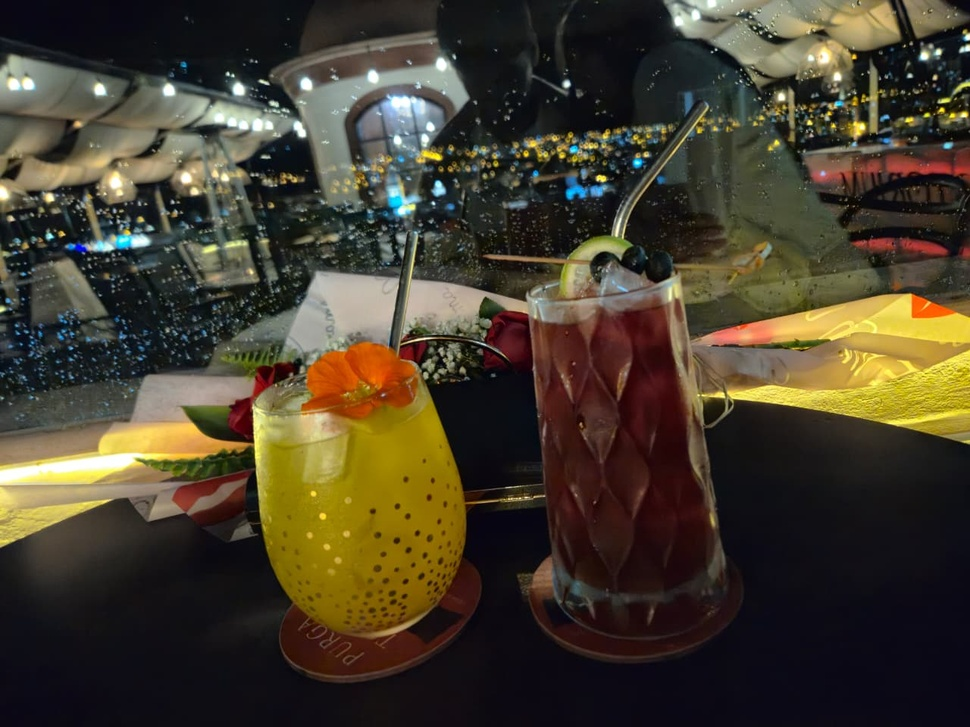
#> input picture colores.jpeg, 970 x 727 px, shrunk from 1280 x 960 before the run
$ jupyter execute clase.ipynb
#> lines starting #> are read from the running program, lines starting #| are printed output that depends on the picture; after the words box and inside, x2 and y2 are one past the last pixel; in counts of white or black regions, pixels touching at a corner belong together
[cell 1]
import cv2
import matplotlib.pyplot as plt
import numpy as np

imagen1 = cv2.imread('colores.jpeg')
#> imagen1 is the input picture: shape (727, 970, 3); mean B, G, R 45.4, 61.9, 69.9
img=cv2.cvtColor(imagen1, cv2.COLOR_BGR2RGB)
def RGB2HSV(img):
    img = img.astype(np.float32)
    img = img/255.
    new_img = np.zeros_like(img)

    maxChannel = np.argmax(img,axis=2)
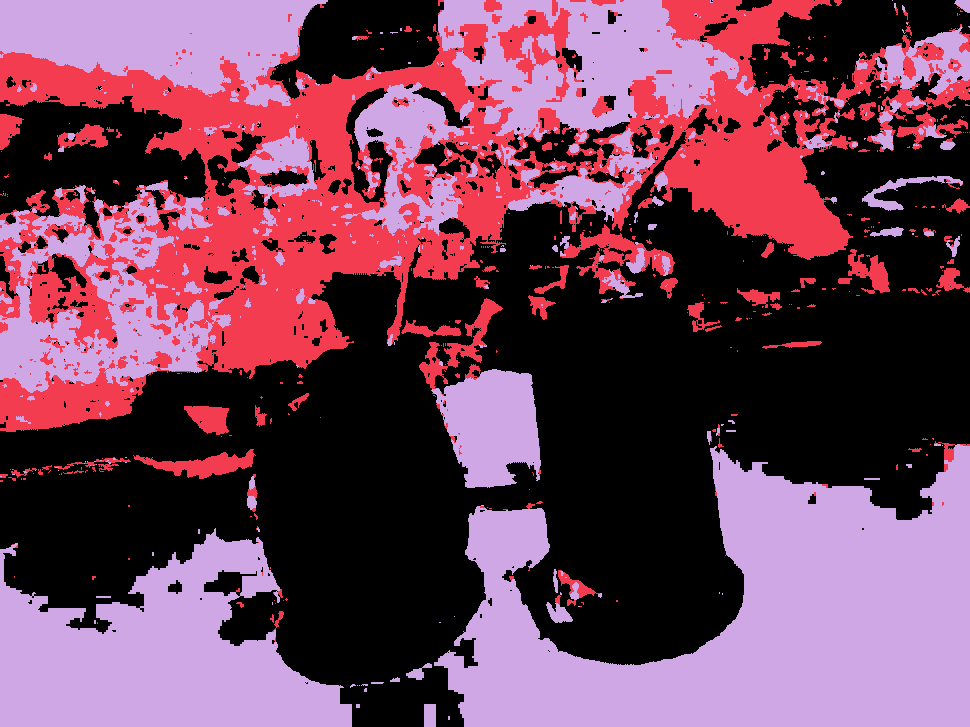
#> maxChannel: shape (727, 970) int64; 3 distinct labels, from 0 to 2; one colour per label, 0 black
    maxValue = np.amax(img,axis=2)
    minChannel = np.argmin(img,axis=2)
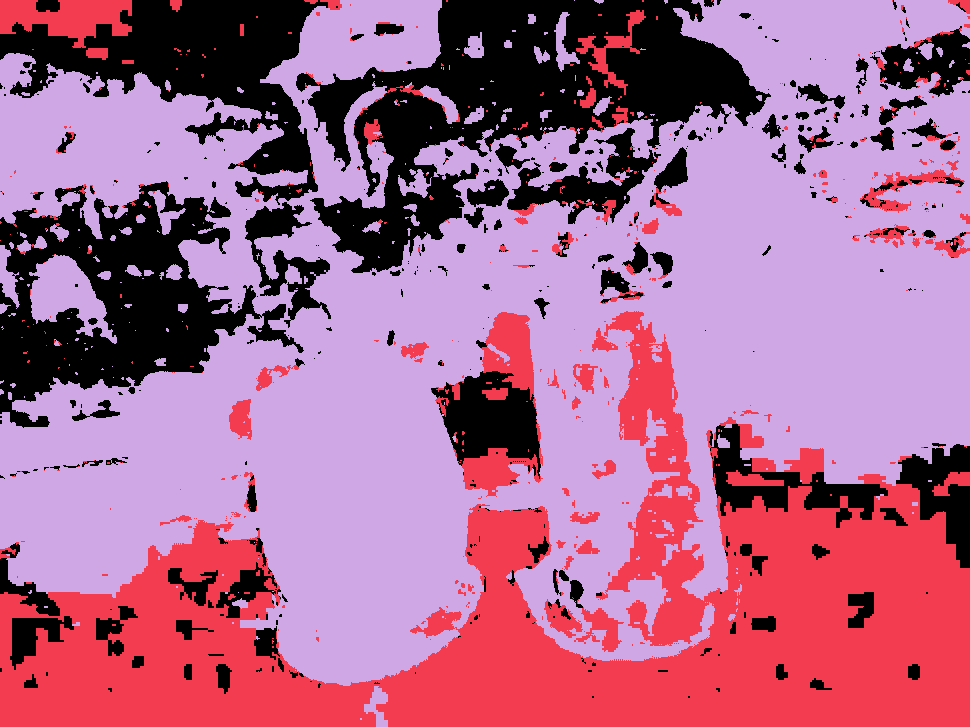
#> minChannel: shape (727, 970) int64; 3 distinct labels, from 0 to 2; one colour per label, 0 black
    minValue = np.amin(img,axis=2)
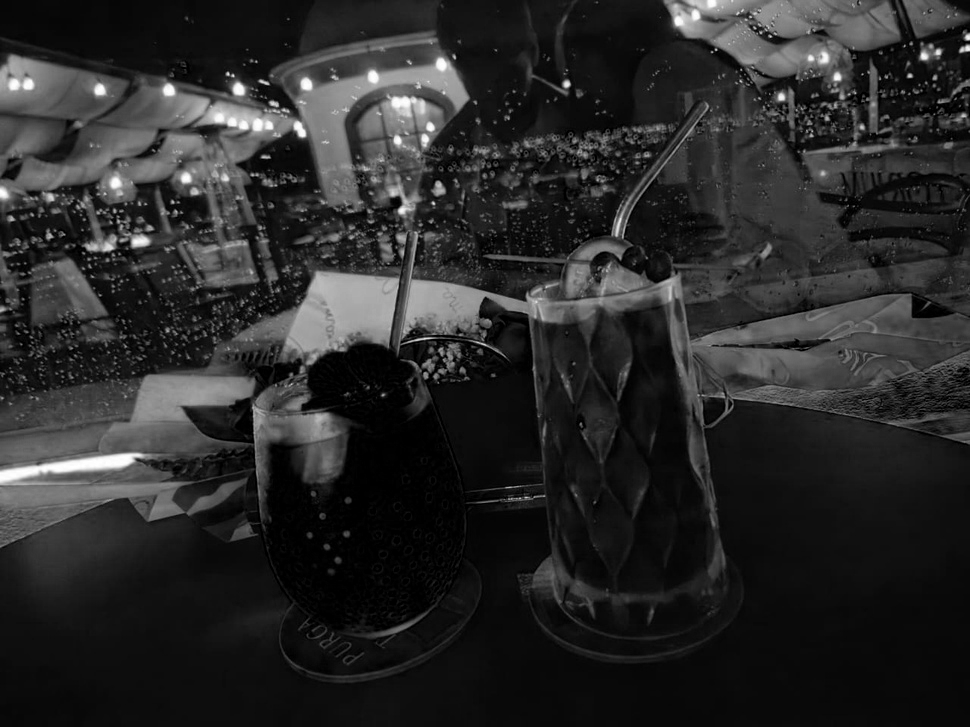
#> minValue: shape (727, 970) float32; min 0, max 1, mean 0.162
    #value
    new_img[...,2] = maxValue

    #saturation
    for i in range(img.shape[0]):
        for j in range(img.shape[1]):
            if maxValue[i,j]==0:
                new_img[i,j,1] = 0
            elif maxValue[i,j] != 0:
                new_img[i,j,1] = (new_img[i,j,2]-minValue[i,j])/new_img[i,j,2]
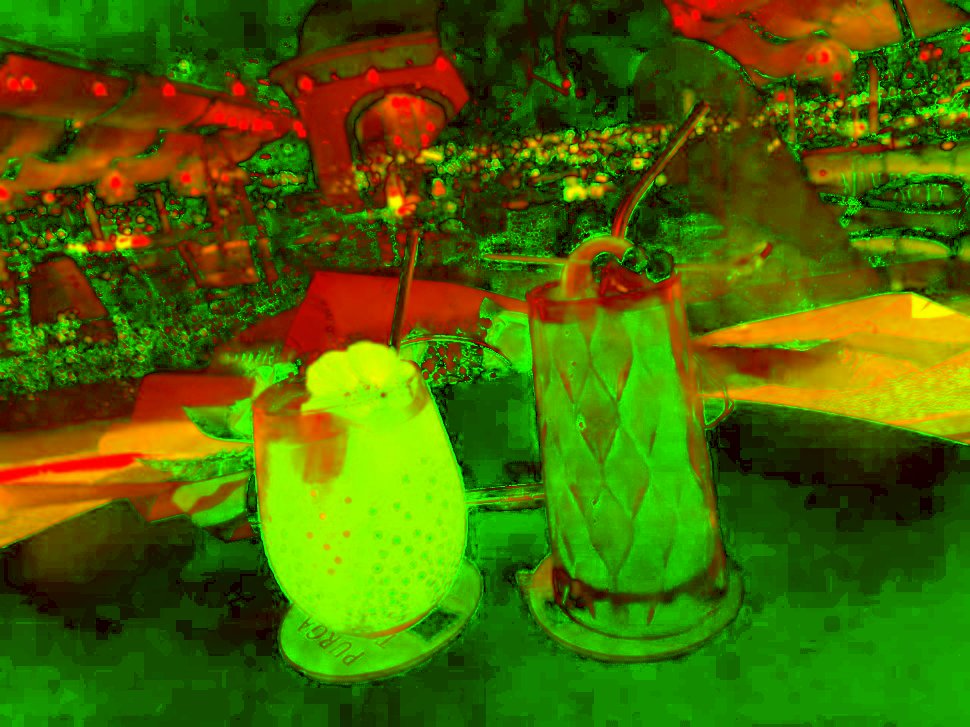
#> new_img: shape (727, 970, 3) float32; mean of channels 0, 1, 2 0, 0.406, 0.291; drawn as B, G, R

    #hue
    for i in range(img.shape[0]):
        for j in range(img.shape[1]):
            if sum(img[i,j,...])/3 == img[i,j,0]:
                new_img[i,j,0] = 0
            elif maxChannel[i,j] == 0: #R
                new_img[i,j,0] = 60 * ((img[i,j,1]-img[i,j,2])/(new_img[i,j,2]-minValue[i,j]))
            elif maxChannel[i,j] == 1: #G
                new_img[i,j,0] = 120 + 60 * (img[i,j,2]-img[i,j,0])/(new_img[i,j,2]-minValue[i,j])
            elif maxChannel[i,j] == 2: #B
                new_img[i,j,0] = 240 + 60 * (img[i,j,0]-img[i,j,1])/(new_img[i,j,2]-minValue[i,j])

        img2= new_img[...,0] < 0
        new_img[img2,0]   =  new_img[img2,0] + 360
#> this loop made 727 passes
#> pass 1, in RGB2HSV, `img2= new_img[...,0] < 0`:
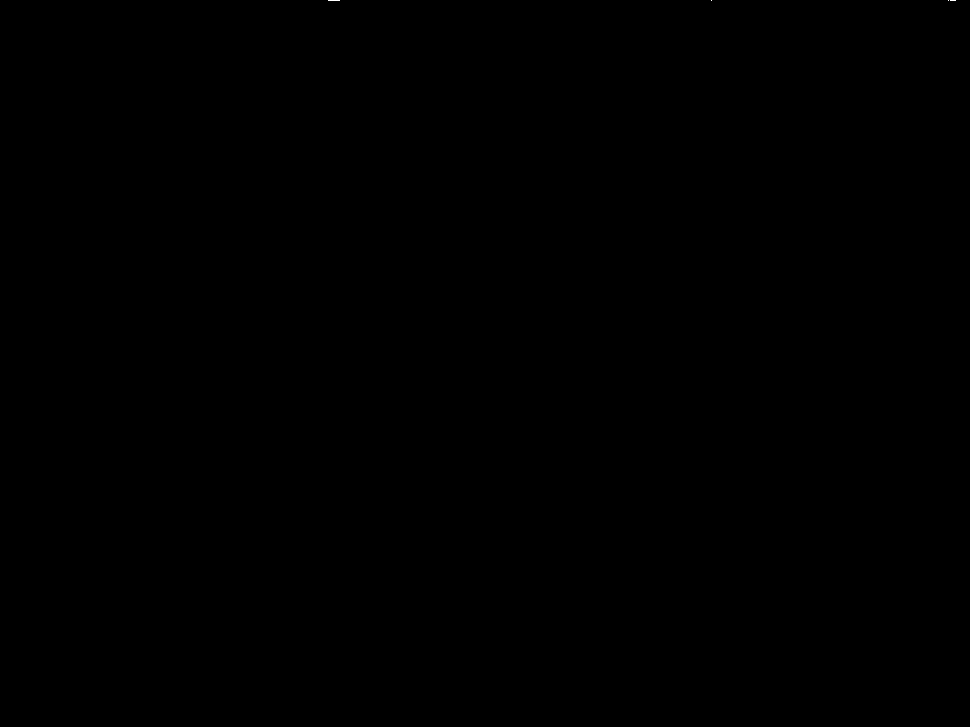
#> img2: shape (727, 970) bool; 0% white in thin lines or dots, all inside (x1, y1, x2, y2) = (328, 0, 956, 1)
#> after the loop:
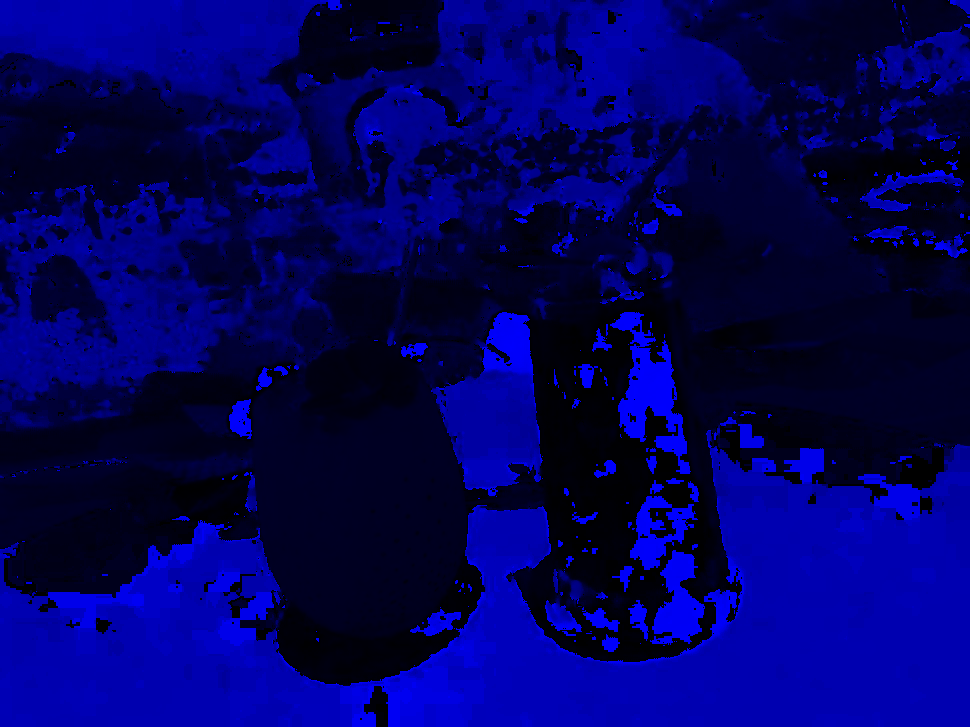
#> new_img: shape (727, 970, 3) float32; mean of channels 0, 1, 2 129.7, 0.4, 0.3; drawn with min black and max white
    return new_img

hsv_img = RGB2HSV(img)
fig,axs = plt.subplots(1,4,figsize=(25,10))
axs[0].imshow(img)
axs[0].set_title('Imagen Original')

fig_img=axs[1].imshow(hsv_img[...,0], cmap='gray',vmin=0, vmax=360)
axs[1].set_title('Canal Hue')
fig_img=axs[2].imshow(hsv_img[...,1], cmap='gray',vmin=0, vmax=1)
axs[2].set_title('Canal Saturation')
fig_img=axs[3].imshow(hsv_img[...,2], cmap='gray',vmin=0, vmax=1)
axs[3].set_title('Canal Value')
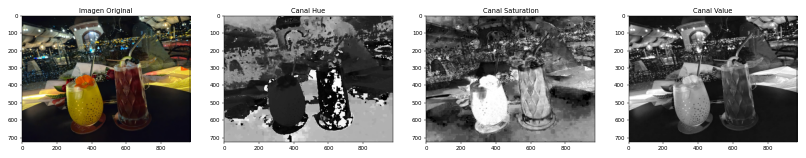
#> figure drawn by matplotlib, 4 panels

$ run again, with img1.jpeg copied over colores.jpeg
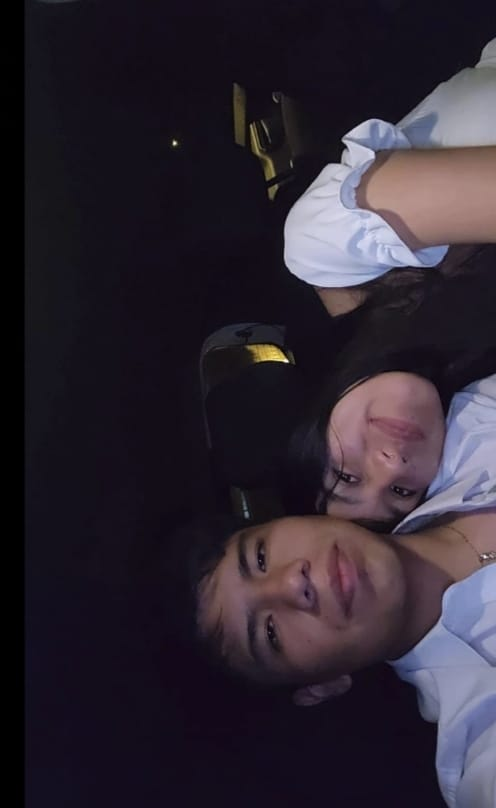
#> input picture img1.jpeg, 496 x 808 px
#> imagen1 is the input picture: shape (808, 496, 3); mean B, G, R 50, 39.1, 46.5
#> maxChannel: shape (808, 496) int64; 3 distinct labels, from 0 to 2
#> minChannel: shape (808, 496) int64; 3 distinct labels, from 0 to 2
#> after the loop in RGB2HSV, `for i in range(img.shape[0]):`:
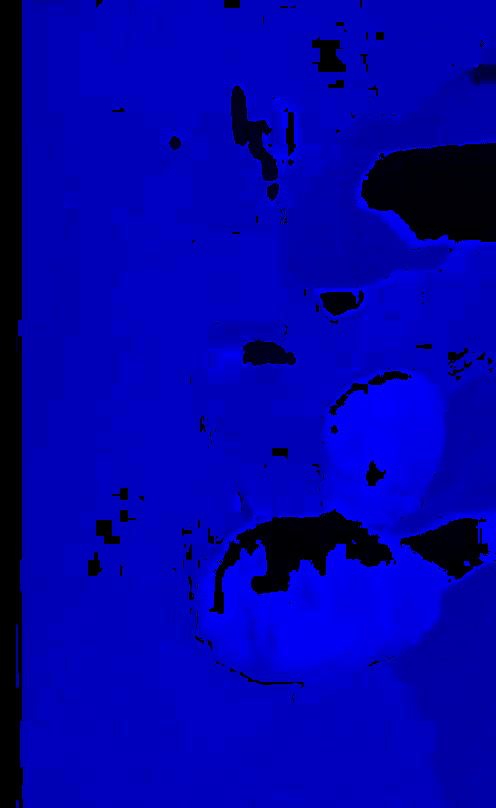
#> new_img: shape (808, 496, 3) float32; mean of channels 0, 1, 2 239.9, 0.4, 0.2; drawn with min black and max white
#> `[cell 1] import cv2 import matplotlib.pyplot as plt import numpy as np..`:
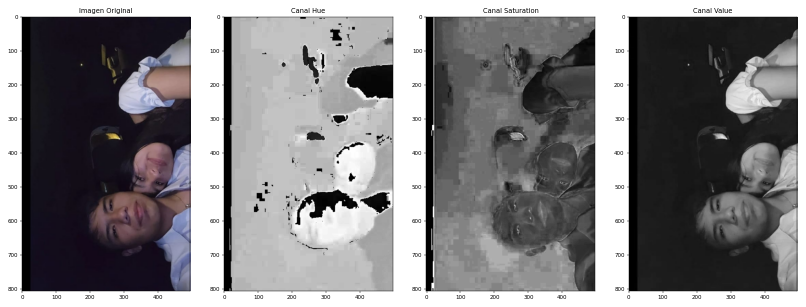
#> figure drawn by matplotlib, 4 panels
